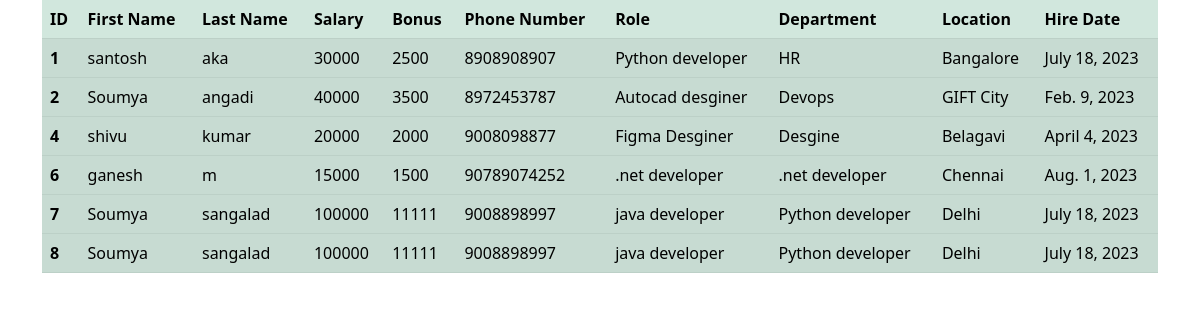
The app's page /all_emp with its own data.
### Details/models.py (models this page shows, shortened)
class Employee(models.Model):
    first_name = models.CharField(max_length=100,null=False)
    last_name = models.CharField(max_length=100)
    dept = models.ForeignKey(Department, on_delete=models.CASCADE)
    salary = models.IntegerField(default=0)
    bonus = models.IntegerField(default=0)
    role = models.ForeignKey(Role,on_delete=models.CASCADE)
    phone = models.IntegerField(default=0)
    hire_date = models.DateField()
    def __str__(self):
        return " %s %s  %s " %(self.first_name, self.last_name, self.phone)

class Role(models.Model):
    name=models.CharField(max_length=100, null=False)

class Department(models.Model):
    name=models.CharField(max_length=100 , null=False)
    location=models.CharField(max_length=100)

### Details/views.py (the view)
# urls.py: path('all_emp',views.all_emp, name='all_emp'),
def  all_emp(request):
    emps = Employee.objects.all()
    context = {
        'emps':emps
    }
    print(context)
    return render(request, 'all_emp.html',context)

### Details/templates/all_emp.html (shortened to what this page needs)
<html lang="en">
  <head>
    <link
      href="https://cdn.jsdelivr.net/npm/bootstrap@5.3.0/dist/css/bootstrap.min.css"
      rel="stylesheet"
    />
  </head>
  <body>
    <div class="container">
      <table class="table table-success table-striped">
        <thead>
          <tr>
            <th scope="col">ID</th>
            <th scope="col">First Name</th>
            <th scope="col">Last Name</th>
            <th scope="col">Salary</th>
            <th scope="col">Bonus</th>
            <th scope="col">Phone Number</th>
            <th scope="col">Role</th>
            <th scope="col">Department</th>
            <th scope="col">Location</th>
            <th scope="col">Hire Date</th>
          </tr>
        </thead>
        {% for emp in emps %}
        <tbody>
          <tr>
            <th scope="row">{{emp.id}}</th>
            <td>{{emp.first_name}}</td>
            <td>{{emp.last_name}}</td>
            <td>{{emp.salary}}</td>
            <td>{{emp.bonus}}</td>
            <td>{{emp.phone}}</td>
            <td>{{emp.role.name}}</td>
            <td>{{emp.dept.name}}</td>
            <td>{{emp.dept.location}}</td>
            <td>{{emp.hire_date}}</td>
          </tr>
        </tbody>
        {% endfor %}
      </table>
    </div>
  </body>
</html>

### records on screen
Employee: id "1", first_name "santosh", last_name "aka", salary "30000", bonus "2500", phone "8908908907", role.name "Python developer", dept.name "HR", dept.location "Bangalore", hire_date "July 18, 2023"
Employee: id "2", first_name "Soumya", last_name "angadi", salary "40000", bonus "3500", phone "8972453787", role.name "Autocad desginer", dept.name "Devops", dept.location "GIFT City", hire_date "Feb. 9, 2023"
Employee: id "4", first_name "shivu", last_name "kumar", salary "20000", bonus "2000", phone "9008098877", role.name "Figma Desginer", dept.name "Desgine", dept.location "Belagavi", hire_date "April 4, 2023"
Employee: id "6", first_name "ganesh", last_name "m", salary "15000", bonus "1500", phone "90789074252", role.name ".net developer", dept.name ".net developer", dept.location "Chennai", hire_date "Aug. 1, 2023"
Employee: id "7", first_name "Soumya", last_name "sangalad", salary "100000", bonus "11111", phone "9008898997", role.name "java developer", dept.name "Python developer", dept.location "Delhi", hire_date "July 18, 2023"
Employee: id "8", first_name "Soumya", last_name "sangalad", salary "100000", bonus "11111", phone "9008898997", role.name "java developer", dept.name "Python developer", dept.location "Delhi", hire_date "July 18, 2023"
